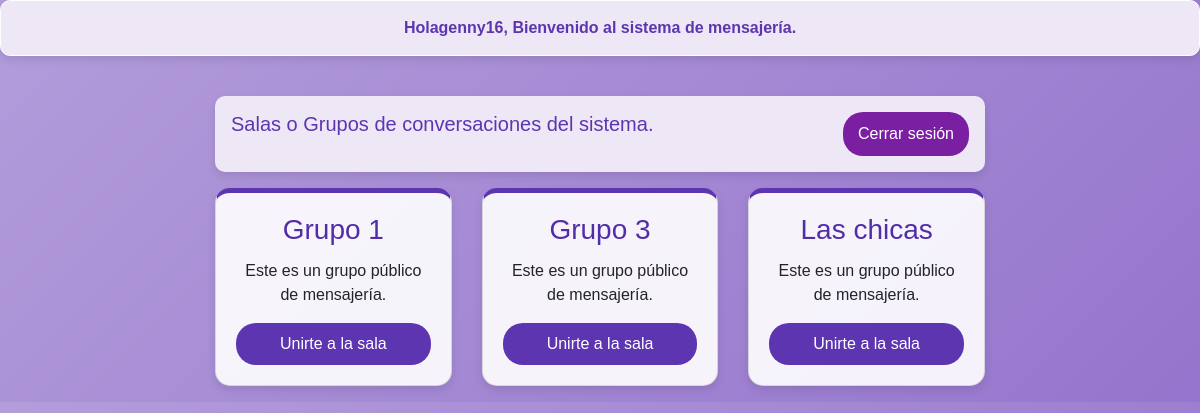
Screenshot of / (signed in) with the database file from the repository.
### chatapp/models.py (models this page shows, shortened)
class Room(models.Model):
    name = models.CharField(max_length=20)
    slug = models.SlugField(max_length=100)

### chatapp/views.py (the view)
# urls.py: path("", views.rooms, name="rooms"),
def rooms(request):
    rooms=Room.objects.all()
    return render(request, "rooms.html",{"rooms":rooms})

### templates/rooms.html (shortened to what this page needs)
{% extends 'base.html' %}
{% block content %}
{% if user.is_authenticated %}
<div class="container">
  <div class="alert d-flex justify-content-between" role="alert">
    <h5>Salas o Grupos de conversaciones del sistema.</h5>
    <form action="{% url 'logout' %}" method="post">
      <button type="submit" class="btn btn-logout">Cerrar sesión</button>
    </form>
  </div>
  {% if rooms %}
    <div class="row">
      {% for room in rooms %}
        <div class="col-md-4 d-flex pb-3">
          <div class="card text-center">
            <h3 class="card-title">{{ room.name }}</h3>
            <p class="card-text">Este es un grupo público de mensajería.</p>
            <a href="/{{ room.slug }}" class="btn btn-room">Unirte a la sala</a>
          </div>
        </div>
      {% endfor %}
    </div>
  {% else %}
    <p class="text-center text-white">No existen salas de conversación!</p>
  {% endif %}
</div>
{% endif %}
{% endblock %}

### templates/base.html (shortened to what this page needs)
<!doctype html>
<html lang="en">
  <head>
    <link rel="stylesheet" href="https://cdn.jsdelivr.net/npm/bootstrap@4.3.1/dist/css/bootstrap.min.css">
  </head>
  <body>
    {% block header%}
    <div class="alert alert-light text-center d-flex justify-content-center align-items-center" role="alert">
      Hola <b> {{ user.username }} </b>, Bienvenido al sistema de mensajería.
    </div>
      <br/>
    {% endblock %}
    <main>
      {% block content %}
      {% endblock %}
    </main>
  </body>
</html>

### templates/base.html (style rules this page uses)
.card { max-width: initial; }

### templates/rooms.html (style rules this page uses)
body { background: linear-gradient(135deg, #b39ddb, #9575cd); font-family: 'Poppins', sans-serif; }
.container { max-width: 800px; margin: auto; }
.alert { background: #ede7f6; color: #5e35b1; font-weight: bold; border-radius: 10px; padding: 15px; box-shadow: 0 4px 10px rgba(0, 0, 0, 0.1); }
.btn-logout { background: #7b1fa2; color: white; border: none; padding: 10px 15px; border-radius: 20px; transition: background 0.3s, transform 0.2s; }
.card { background: rgba(255, 255, 255, 0.9); border-radius: 15px; padding: 20px; box-shadow: 0 4px 10px rgba(0, 0, 0, 0.1); transition: transform 0.3s; border-top: 5px solid #5e35b1; }
.card-title { color: #512da8; }
.btn-room { background: #5e35b1; color: white; border-radius: 20px; padding: 8px 15px; transition: background 0.3s, transform 0.2s; }

### rows the page displays
Room: name "Grupo 1"
Room: name "Grupo 3"
Room: name "Las chicas"

### other values shown
{{ user.username }} "genny16"
